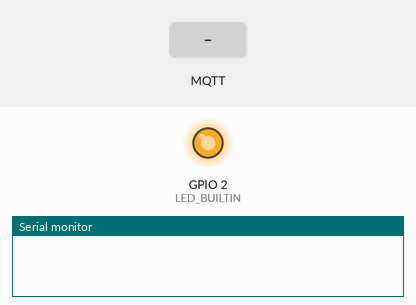
Simulated run of this sketch. Board: ESP8266 (NodeMCU). Parts: output pins drawn as LEDs (lit = HIGH, except the on-board LED, lit = LOW), the last lines printed to the serial monitor. The inputs (shaded band) are chosen by the test bench. WiFi joins after 1.5 s; servers stay silent unless stated; no MQTT or app messages arrive unless stated.

Above: at 0.1 s.
At 2.7 s:
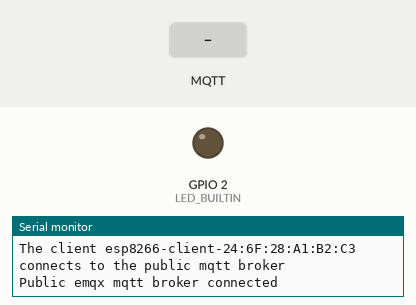
2.8 s: MQTT message "0" arrives on the first subscribed topic
5.0 s: MQTT message "0" arrives on the second subscribed topic
Timing chart, 0 to 8.0 s (numbered marks = the images above; inputs shaded):
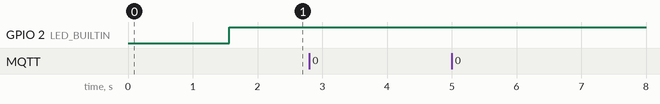

The sketch:

CorodinateNode.ino
```cpp
#include <ESP8266WiFi.h>
#include <PubSubClient.h>
#include <WiFiClientSecure.h>
#include <string>
#define rainAnalog A0

// WiFi
const char *ssid = "B-207@Museum_walk"; // Enter your WiFi name
const char *password = "GeaZvZqEp";  // Enter WiFi password

// MQTT Broker
const char *mqtt_broker = "broker.emqx.io";
const char *topic = "rainfall";
const char *topic_2 = "8266rate";
const char *topic_3 = "distanced";
const char *mqtt_username = "emqx";
const char *mqtt_password = "public";
const int mqtt_port = 1883;

//ThingSpeak
String apiKey = "0QBW49UXT4290LR1";
const char* server = "api.thingspeak.com";

WiFiClient espClient;
PubSubClient client(espClient);
String waterlevel = "-1";
String waterfall = "-1";
int lastSender = 0;
String rate = "30";

void setup() {
    // Set software serial baud to 115200;
    Serial.begin(115200);
    // connecting to a WiFi network
    pinMode(LED_BUILTIN,OUTPUT);
    WiFi.begin(ssid, password);
    while (WiFi.status() != WL_CONNECTED) {
        delay(500);
        Serial.println("Connecting to WiFi..");
    }
    Serial.println("Connected to the WiFi network");
    //connecting to a mqtt broker
    client.setServer(mqtt_broker, mqtt_port);
    client.setCallback(callback);

    while (!client.connected()) {
        String client_id = "esp8266-client-";
        client_id += String(WiFi.macAddress());
        Serial.printf("The client %s connects to the public mqtt broker\n", client_id.c_str());
        if (client.connect(client_id.c_str(), mqtt_username, mqtt_password)) {
            Serial.println("Public emqx mqtt broker connected");
        } else {
            Serial.print("failed with state ");
            Serial.print(client.state());
            delay(2000);
        }
    }
    client.subscribe(topic_3);
    client.subscribe(topic);
}
void callback(char *topic, byte *payload, unsigned int length) {
  int israin = 1;
  for(int i = 0;i<=4;i++){
    if( topic[i]!= topic_3[i]){
      israin = 0;
    }
  }
  if(israin ==0){
    Serial.print("Message arrived in topic: ");
    Serial.println(topic);
    Serial.print("Message:");
    char chTemp[1024] = {};
    for (int i = 0; i < length; i++) {
        Serial.print((char) payload[i]);
        chTemp[i] = (char)payload[i];
    }
    Serial.println();
    waterfall = chTemp;
    memset(chTemp, 0x00, 1024);
    lastSender = 0;
  }else{
    Serial.print("Message arrived in topic: ");
    Serial.println(topic);
    Serial.print("Message:");
    char chTemp[1024] = {};
    for (int i = 0; i < length; i++) {
        Serial.print((char) payload[i]);
        chTemp[i] = (char)payload[i];
    }
    Serial.println();
    waterlevel = chTemp;
    memset(chTemp, 0x00, 1024);
    lastSender = 1;
  }
  if(atoi(waterfall.c_str())>=0&&atoi(waterlevel.c_str())>=0){
    if (espClient.connect(server,80)) { // "184.106.153.149" or api.thingspeak.com
      String postStr = apiKey;
      postStr +="&field1=";
      postStr += waterlevel;
      postStr +="&field2=";
      postStr += waterfall;
      postStr +="&field3=";
      postStr += rate;
      postStr += "\r\n\r\n";

      espClient.print("POST /update HTTP/1.1\n");
      espClient.print("Host: api.thingspeak.com\n");
      espClient.print("Connection: close\n");
      espClient.print("X-THINGSPEAKAPIKEY: "+apiKey+"\n");
      espClient.print("Content-Type: application/x-www-form-urlencoded\n");
      espClient.print("Content-Length: ");
      espClient.print(postStr.length());
      espClient.print("\n\n");
      espClient.print(postStr);
  }
  espClient.stop();
      while (!client.connected()) {
        String client_id = "esp8266-client-";
        client_id += String(WiFi.macAddress());
        Serial.printf("The client %s connects to the public mqtt broker\n", client_id.c_str());
        if (client.connect(client_id.c_str(), mqtt_username, mqtt_password)) {
            Serial.println("Public emqx mqtt broker connected");
        } else {
            Serial.print("failed with state ");
            Serial.print(client.state());
            delay(2000);
        }
    }
  if(atoi(waterfall.c_str()) >=50){
    client.publish(topic_2, String(15000).c_str(), true);
    rate = "15";
  }else{
    client.publish(topic_2, String(30000).c_str(), true);
    rate = "30";
  }
  }
}
void loop() {
    // publish and subscribe
    if(lastSender ==0){
      client.subscribe(topic_3);
    }else{
      client.subscribe(topic);
    }
    if(atoi(waterlevel.c_str())<=6){
      digitalWrite(LED_BUILTIN,HIGH);
      }else{
        digitalWrite(LED_BUILTIN,LOW);
        }
    client.loop();
    delay(1000);
}
```
